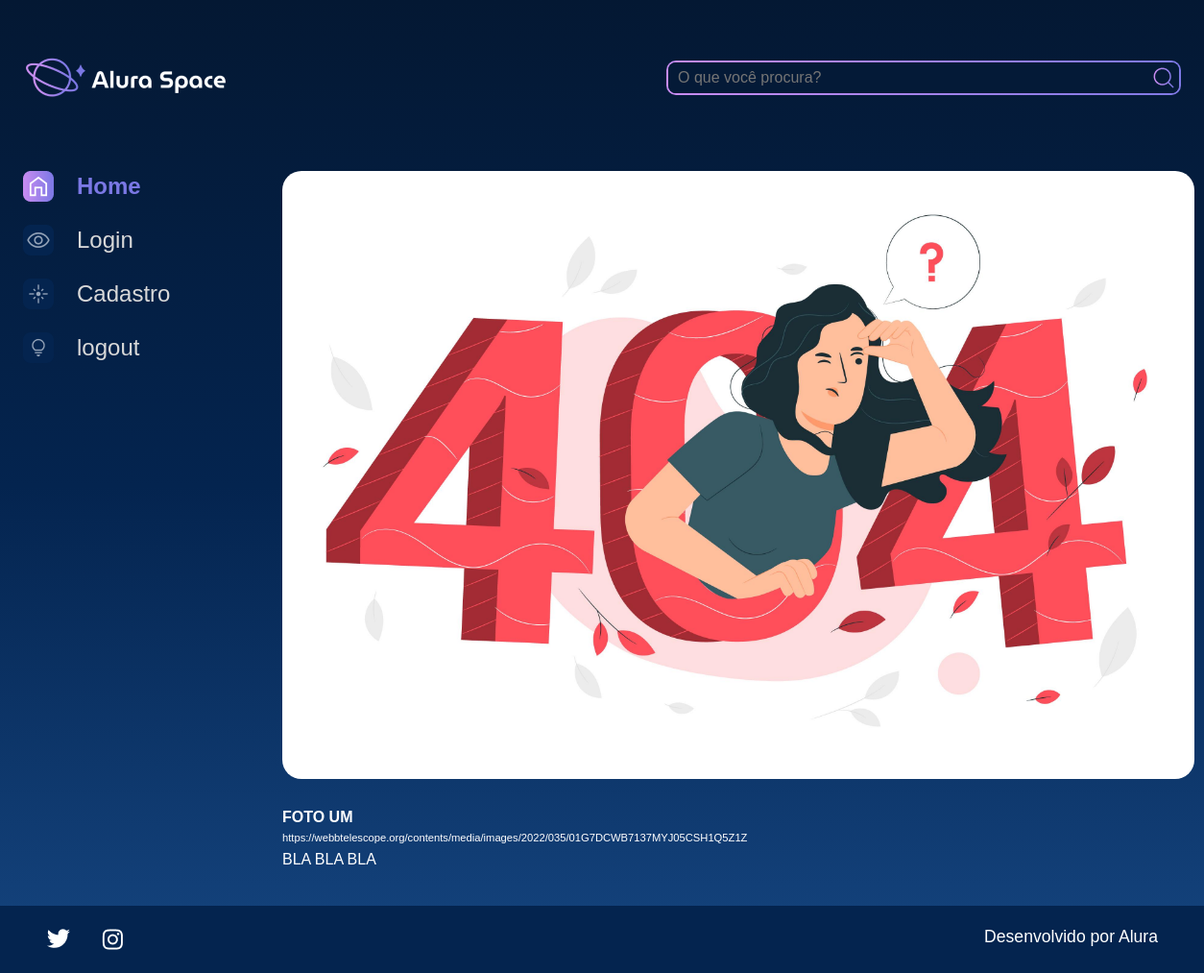
/imagem/1 (signed in), run on the app's committed database.
### galeria/models.py (models this page shows, shortened)
class Fotografia(models.Model):
    OPCOES_CATEGORIA = [
        ("NEBULOSA","Nebulosa"),
        ("ESTRELA", "Estrelas"),
        ("GALAXIA", "Galaxias"),
        ("PLANETA", "Planeta"),
    ]
    nome = models.CharField(max_length=100, null=False, blank=False)
    legenda = models.CharField(max_length=150, null=False, blank=False)
    categoria = models.CharField(max_length=100, choices=OPCOES_CATEGORIA, default='')
    descricao = models.TextField(null=False, blank=False)
    foto = models.ImageField(upload_to="fotos/%Y/%m/%d/", blank=True)
    publicado = models.BooleanField(default=False)
    data_fotografia = models.DateTimeField(default=datetime.now, blank=False)
    usuario = models.ForeignKey(
        to=User,
        on_delete=models.SET_NULL,
        null=True,
        blank=False,
        related_name='user'
    )

### galeria/views.py (the view)
# urls.py: path('imagem/<int:foto_id>', imagem, name='imagem'),
def imagem(request, foto_id):
    fotografia = get_object_or_404(Fotografia, pk=foto_id)
    if not request.user.is_authenticated:
        messages.error(request,"Voce deve estar logado para acessar esta página" )
        return redirect("login")
    return render(
        request, 'galeria/imagem.html', {"fotografia": fotografia}
    )

### templates/galeria/imagem.html
{% extends 'galeria/base.html'%} {% load static %} {%block content%}
<section class="conteudo">
  <section class="imagem">
    <div class="imagem__conteudo">
      {% if fotografia.foto == "" or fotografia.foto == null %}
      <img class="Imagem__imagem" src="{% static '/assets/imagens/galeria/not_found.png' %}" alt="foto" />
      {% else%}
      <img class="Imagem__imagem" src="{{fotografia.foto.url}}" alt="foto" />
      {%endif%}
      <div class="imagem__info">
        <div class="imagem__texto">
          <p class="imagem__titulo">{{fotografia.nome}}</p>
          <p class="imagem__descricao">{{fotografia.legenda}}</p>
          <p class="imagem__texto">
            {{fotografia.descricao}}
          </p>
        </div>
      </div>
    </div>
  </section>
</section>
{% endblock %}

### core/static/styles/style.css (style rules this page uses)
html, body, div, span, applet, object, iframe, h1, h2, h3, h4, h5, h6, p, blockquote, pre, a, abbr, acronym, address, big, cite, code, del, dfn, em, img, ins, kbd, q, s, samp, small, strike, strong, sub, sup, tt, var, b, u, i, center, dl, dt, dd, ol, ul, li, fieldset, form, label, legend, table, caption, tbody, tfoot, thead, tr, th, td, article, aside, canvas, details, embed, figure, figcaption, footer, header, hgroup, menu, nav, output, ruby, section, summary, time, mark, audio, video { margin: 0; padding: 0; border: 0; font-size: 100%; font: inherit; vertical-align: baseline; }
article, aside, details, figcaption, figure, footer, header, hgroup, menu, nav, section { display: block; }
body { line-height: 1; font-family: 'Space Grotesk', sans-serif; min-height: 100vh; background: linear-gradient(#041833,#04244F,#154580); background-repeat: no-repeat; background-position: center; background-size: cover; }
.imagem { display: flex; justify-content: center; align-items: center; }
.imagem__conteudo { background-color: transparent; display: flex; flex-direction: column; border-radius: 20px 20px 0 0; width: 950px; }
.imagem__imagem { width: 100%; border-radius: 20px; }
.imagem__info { font-size: 1.2rem; display: flex; justify-content: space-between; align-items: center; margin-bottom: 1rem; margin-top: 1rem; }
.imagem__texto { display: flex; flex-direction: column; justify-content: space-between; color: #FFFFFF; margin-top: 0.5rem; }
.imagem__titulo { font-weight: bold; line-height: 2rem; color: #FFFFFF; }
.imagem__texto { font-size: 1rem; }
.imagem__descricao { font-size: 0.7rem; }

### data on the page
Fotografia: nome "FOTO UM", legenda "https://webbtelescope.org/contents/media/images/2022/035/01G7DCWB7137MYJ05CSH1Q5Z1Z", descricao "BLA BLA BLA"
